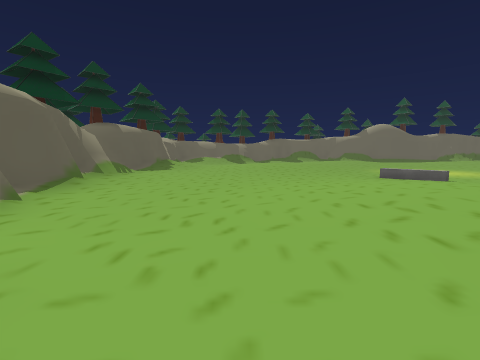
[1] (above)

16 first-person views from a walk through a 3-D level made in the Unity game engine. The camera is 1.3 m above the floor, tilts 6° down and sees 85° across. The floor is counted in squares, 2 m on a side. Each view is taken from the middle of a square. On the plan, view 1 faces up. The plan holds only what a view shows up to about 9 squares ahead; the rest is blank. The place goes on beyond the plan. The player character is not drawn. Some surface patterns are stand-ins.

[2]
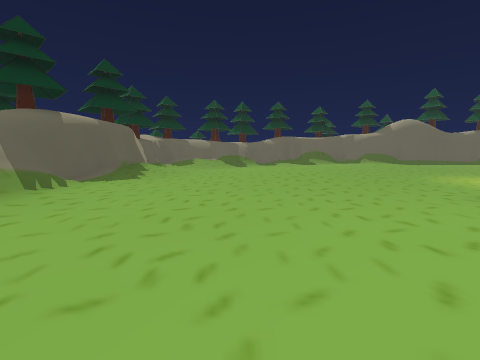

[3]
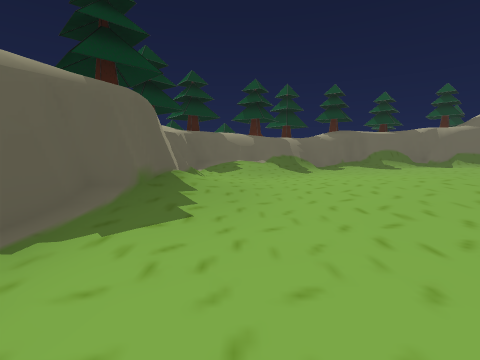

[4]
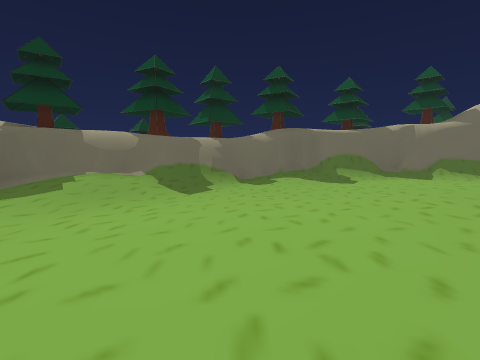

[5]
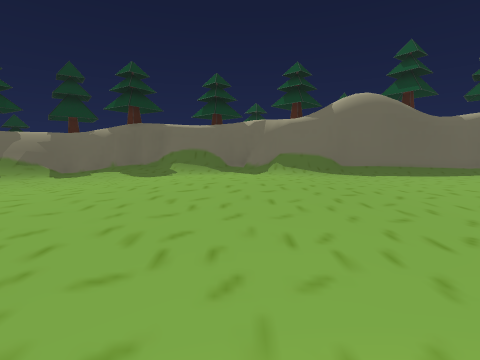

[6]
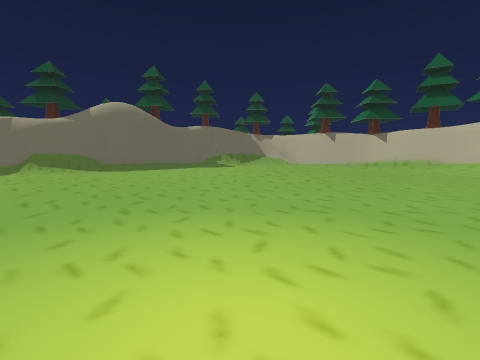

[7]
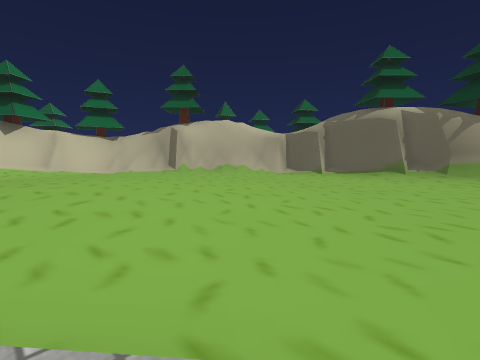

[8]
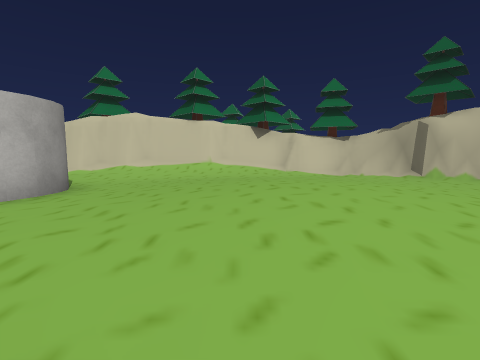

[9]
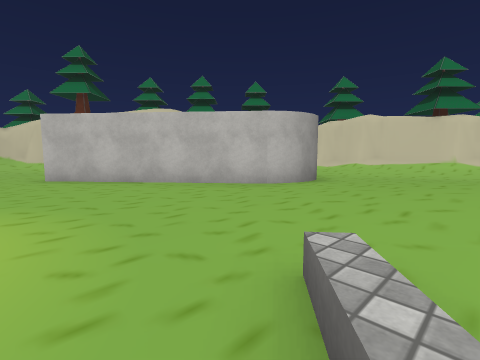

[10]
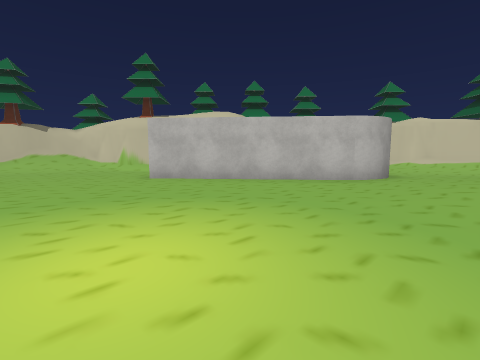

[11]
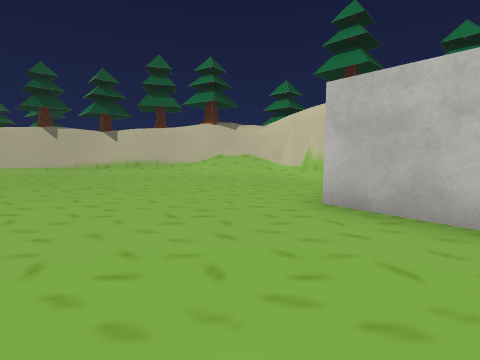

[12]
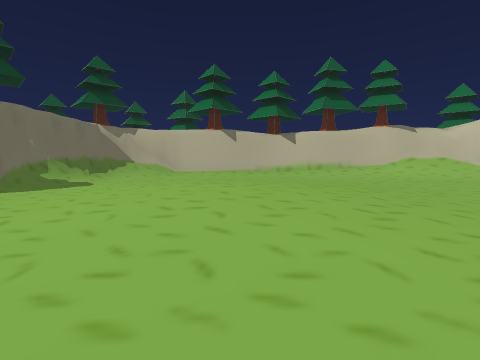

[13]
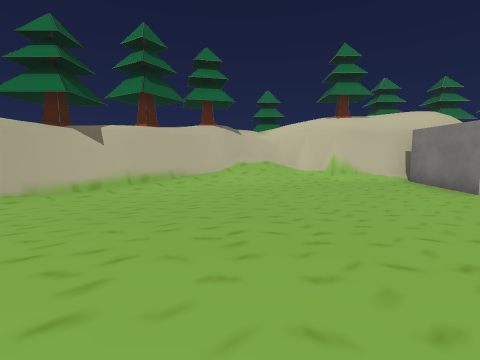

[14]
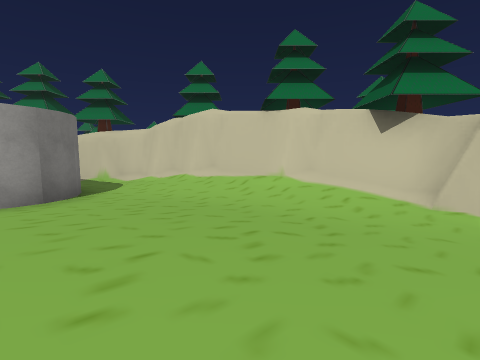

[15]
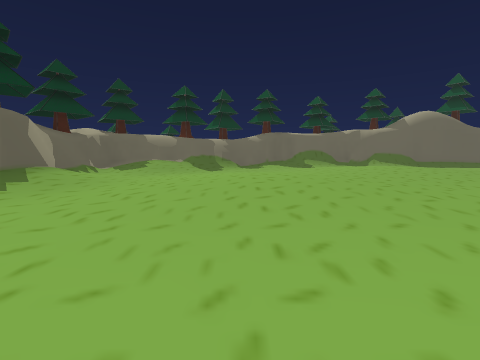

[16]
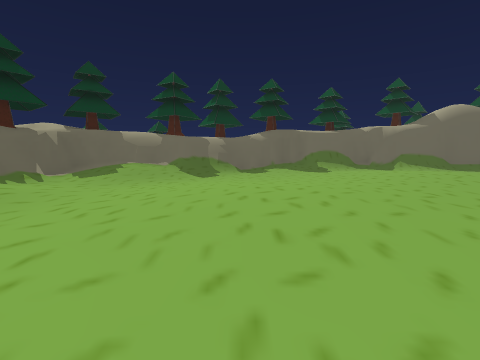

### Floor plan
Key: @ floor where view 1 was taken; # wall or solid block; . main floor; : floor 0.25 m higher than the main floor; + floor 0.5 m higher than the main floor; / step, stairs or slope; ^ raised ledge; O other object.
Columns run from 4 left of view 1 to 17 right of it. Each row starts with its distance up from view 1.
 19       ########   ##
 18   ^O###////###////###
 17   ^^#//...........//##
 16  ##//...::/:......../#
 15 ##//....:::::.://:../#
 14 #///...:::+:::::::/..#
 13 #/.../:::::::::++:/..#
 12 #//.::::::/:..::::/..#
 11 #//.::+::.....://:...#
 10 #//.::::............/#
  9 #/...//:............/#
  8 #/................../#
  7 #/....../..........//#
  6 #/....../........../##
  5 #/...../:.....###./##
  4 #/...:::::...#######
  3 ##.../:+::..##
  2  #.../:+::..#
  1  ##...::::..#
  0   ##@..::.....#
 -1    #/..../////#
 -2    ####//####
 -3       #O##
 -4        O

Positions as (right, up) in squares from view 1, and headings:
1: (0, 0), facing up
2: (0, 3), facing up
3: (-2, 7), facing up
4: (1, 10), facing up
5: (6, 10), facing up
6: (6, 8), facing up-right
7: (4, 7), facing down-left
8: (4, 6), facing down
9: (4, 7), facing down-right
10: (5, 9), facing down-right
11: (8, 7), facing right
12: (8, 13), facing right
13: (11, 13), facing down-right
14: (2, 2), facing down-right
15: (1, 6), facing up
16: (1, 8), facing up
